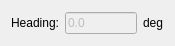
<?xml version="1.0" encoding="UTF-8"?>
<ui version="4.0">
 <class>FrameTextInput</class>
 <widget class="QWidget" name="FrameTextInput">
  <property name="geometry">
   <rect>
    <x>0</x>
    <y>0</y>
    <width>175</width>
    <height>46</height>
   </rect>
  </property>
  <property name="windowTitle">
   <string>Frame</string>
  </property>
  <layout class="QGridLayout" name="gridLayout">
   <item row="0" column="0">
    <layout class="QHBoxLayout" name="horizontalLayout">
     <item>
      <widget class="QLabel" name="labelTitle">
       <property name="text">
        <string>Heading:</string>
       </property>
       <property name="alignment">
        <set>Qt::AlignRight|Qt::AlignTrailing|Qt::AlignVCenter</set>
       </property>
      </widget>
     </item>
     <item>
      <widget class="QLineEdit" name="textInput">
       <property name="enabled">
        <bool>false</bool>
       </property>
       <property name="styleSheet">
        <string notr="true"/>
       </property>
       <property name="text">
        <string>0.0</string>
       </property>
      </widget>
     </item>
     <item>
      <widget class="QLabel" name="labelInfo">
       <property name="sizePolicy">
        <sizepolicy hsizetype="Fixed" vsizetype="Fixed">
         <horstretch>0</horstretch>
         <verstretch>0</verstretch>
        </sizepolicy>
       </property>
       <property name="text">
        <string>deg</string>
       </property>
      </widget>
     </item>
    </layout>
   </item>
  </layout>
 </widget>
 <resources/>
 <connections/>
</ui>
